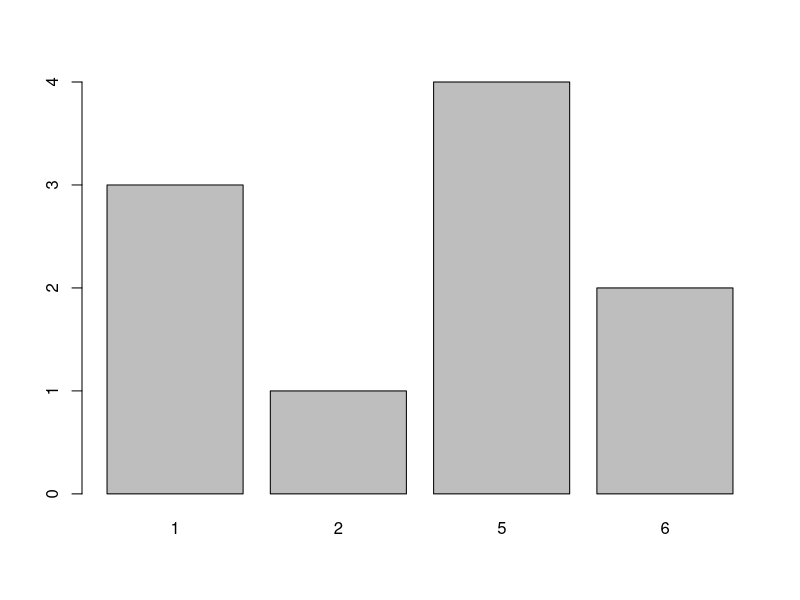
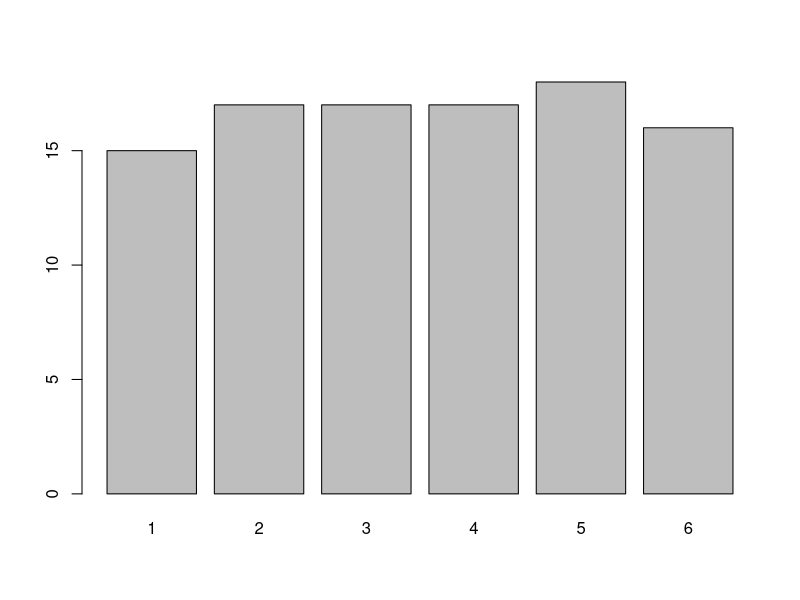
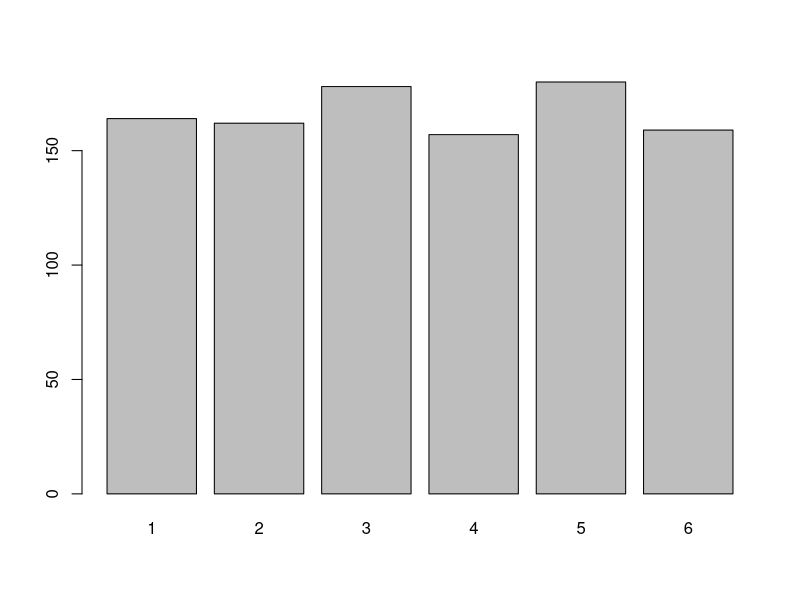
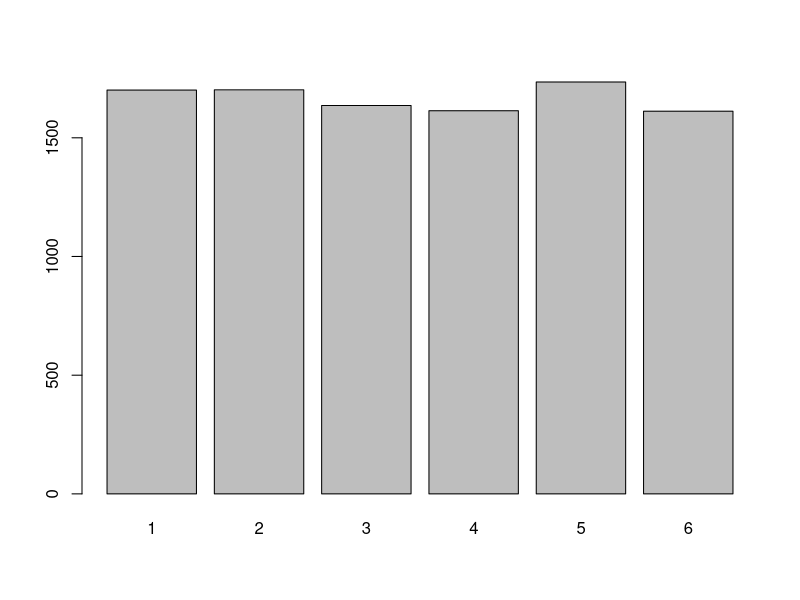
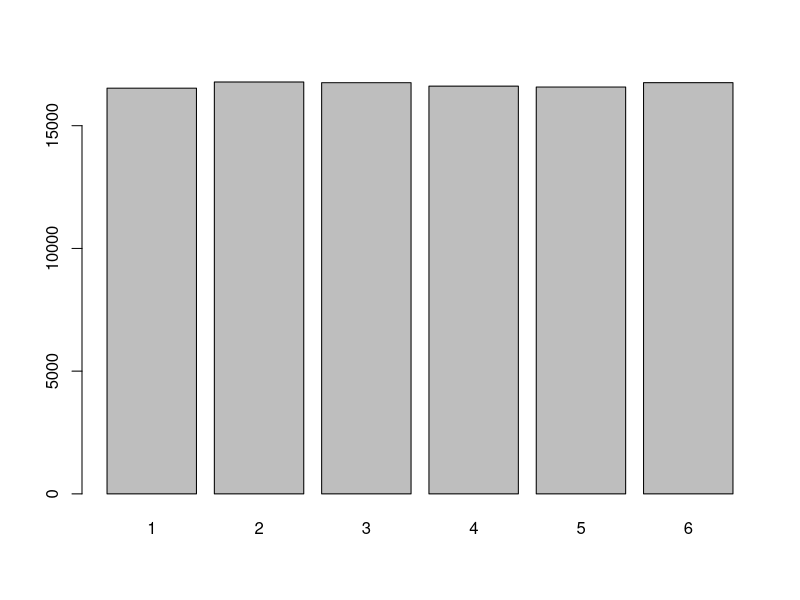
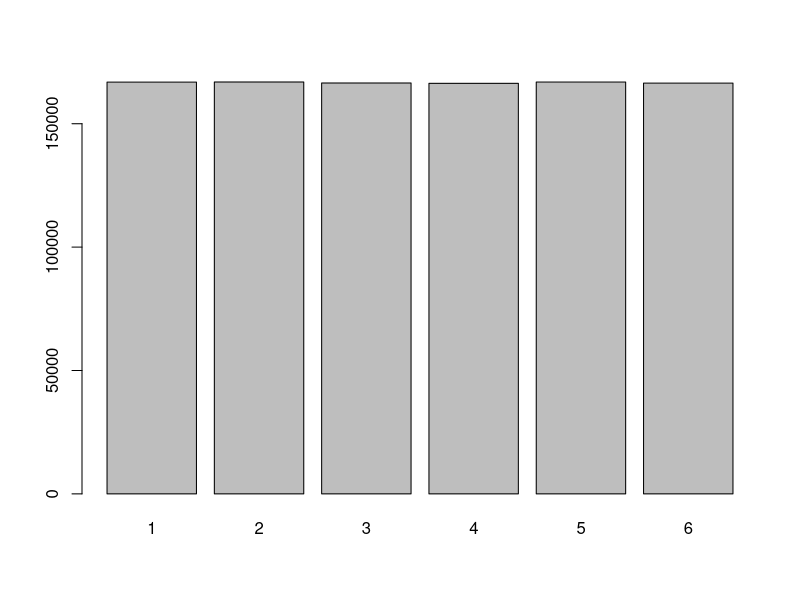

Write the R code that produced these figures, in order.
install.packages("ggplot2")
library("ggplot2")
# Try 10 Dice
test_10 <- sample(1:6,size = 10, replace=T)
barplot(table(test_10))
# Try 100 Dice
test_100 <- sample(1:6, size = 100,replace=T)
barplot(table(test_100))
# Try 1000 Dice
test_1000 <- sample(1:6,size = 1000,replace=T)
barplot(table(test_1000))
# Try 10000 Dice
test_10000 <- sample(1:6,size = 10000,replace=T)
barplot(table(test_10000))
# Try 100000 Dice
test_100000 <- sample(1:6,size = 100000,replace=T)
barplot(table(test_100000))
# Try 1000000 Dice
test_1000000 <- sample(1:6,size = 1000000,replace=T)
barplot(table(test_1000000))
# Summary
# When we increase size of n 
# The probability of dices will be symmetrical.